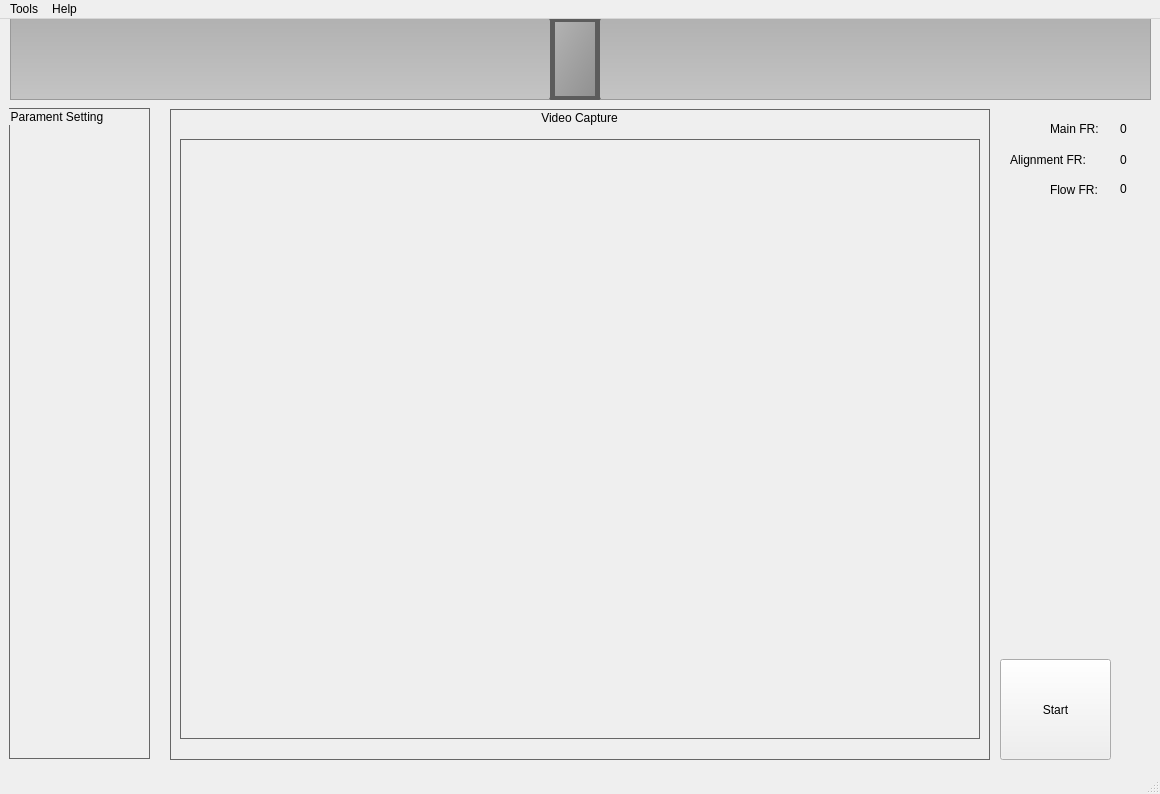
<?xml version="1.0" encoding="UTF-8"?>
<ui version="4.0">
 <class>MainWindow</class>
 <widget class="QMainWindow" name="MainWindow">
  <property name="geometry">
   <rect>
    <x>0</x>
    <y>0</y>
    <width>1160</width>
    <height>794</height>
   </rect>
  </property>
  <property name="cursor">
   <cursorShape>ArrowCursor</cursorShape>
  </property>
  <property name="windowTitle">
   <string>LivenessDetection2</string>
  </property>
  <widget class="QWidget" name="centralWidget">
   <widget class="QLabel" name="imageLabel">
    <property name="geometry">
     <rect>
      <x>180</x>
      <y>120</y>
      <width>800</width>
      <height>600</height>
     </rect>
    </property>
    <property name="styleSheet">
     <string notr="true">QLabel {
    border-width:1px;
   border-style:solid;
  border-color:#666666;
}</string>
    </property>
    <property name="text">
     <string/>
    </property>
   </widget>
   <widget class="QSlider" name="horizontalSlider">
    <property name="enabled">
     <bool>false</bool>
    </property>
    <property name="geometry">
     <rect>
      <x>10</x>
      <y>0</y>
      <width>1141</width>
      <height>81</height>
     </rect>
    </property>
    <property name="styleSheet">
     <string notr="true">QSlider::groove:horizontal {
    border: 1px solid #999999;
    height: 80px; /* the groove expands to the size of the slider by default. by giving it a height, it has a fixed size */
    background: qlineargradient(x1:0, y1:0, x2:0, y2:1, stop:0 #B1B1B1, stop:1 #c4c4c4);
    margin: 2px 0;
}

QSlider::handle:horizontal {
    background: qlineargradient(x1:0, y1:0, x2:1, y2:1, stop:0 #b4b4b4, stop:1 #8f8f8f);
    border: 5px solid #5c5c5c;
    width: 40px;
    margin: -2px 0; /* handle is placed by default on the contents rect of the groove. Expand outside the groove */
    border-radius: 3px;
}</string>
    </property>
    <property name="value">
     <number>49</number>
    </property>
    <property name="orientation">
     <enum>Qt::Horizontal</enum>
    </property>
   </widget>
   <widget class="QGroupBox" name="groupBox">
    <property name="geometry">
     <rect>
      <x>170</x>
      <y>90</y>
      <width>820</width>
      <height>651</height>
     </rect>
    </property>
    <property name="styleSheet">
     <string notr="true">QGroupBox {
    border-width:1px;
   border-style:solid;
  border-color:#666666;
}</string>
    </property>
    <property name="title">
     <string>Video Capture</string>
    </property>
    <property name="alignment">
     <set>Qt::AlignCenter</set>
    </property>
    <property name="flat">
     <bool>false</bool>
    </property>
   </widget>
   <widget class="QPushButton" name="startToRunButton">
    <property name="geometry">
     <rect>
      <x>1000</x>
      <y>640</y>
      <width>111</width>
      <height>101</height>
     </rect>
    </property>
    <property name="text">
     <string>Start</string>
    </property>
   </widget>
   <widget class="QLabel" name="mainFrameRateLabel">
    <property name="geometry">
     <rect>
      <x>1120</x>
      <y>100</y>
      <width>30</width>
      <height>20</height>
     </rect>
    </property>
    <property name="text">
     <string>0</string>
    </property>
   </widget>
   <widget class="QLabel" name="label">
    <property name="geometry">
     <rect>
      <x>1050</x>
      <y>100</y>
      <width>61</width>
      <height>20</height>
     </rect>
    </property>
    <property name="text">
     <string>Main FR:</string>
    </property>
   </widget>
   <widget class="QLabel" name="label_2">
    <property name="geometry">
     <rect>
      <x>1010</x>
      <y>131</y>
      <width>101</width>
      <height>20</height>
     </rect>
    </property>
    <property name="text">
     <string>Alignment FR:</string>
    </property>
   </widget>
   <widget class="QLabel" name="faceAlignmentFrameRate">
    <property name="geometry">
     <rect>
      <x>1120</x>
      <y>131</y>
      <width>30</width>
      <height>20</height>
     </rect>
    </property>
    <property name="text">
     <string>0</string>
    </property>
   </widget>
   <widget class="QLabel" name="label_4">
    <property name="geometry">
     <rect>
      <x>1050</x>
      <y>161</y>
      <width>60</width>
      <height>20</height>
     </rect>
    </property>
    <property name="text">
     <string>Flow FR:</string>
    </property>
   </widget>
   <widget class="QLabel" name="opticalFlowFrameRate">
    <property name="geometry">
     <rect>
      <x>1120</x>
      <y>160</y>
      <width>30</width>
      <height>20</height>
     </rect>
    </property>
    <property name="text">
     <string>0</string>
    </property>
   </widget>
   <widget class="QGroupBox" name="groupBox_2">
    <property name="geometry">
     <rect>
      <x>9</x>
      <y>89</y>
      <width>141</width>
      <height>651</height>
     </rect>
    </property>
    <property name="styleSheet">
     <string notr="true">QGroupBox {
    border-width:1px;
   border-style:solid;
  border-color:#666666;
}</string>
    </property>
    <property name="title">
     <string>Parament Setting</string>
    </property>
   </widget>
   <zorder>label</zorder>
   <zorder>label_2</zorder>
   <zorder>faceAlignmentFrameRate</zorder>
   <zorder>label_4</zorder>
   <zorder>opticalFlowFrameRate</zorder>
   <zorder>groupBox</zorder>
   <zorder>imageLabel</zorder>
   <zorder>horizontalSlider</zorder>
   <zorder>startToRunButton</zorder>
   <zorder>mainFrameRateLabel</zorder>
   <zorder>groupBox_2</zorder>
  </widget>
  <widget class="QMenuBar" name="menuBar">
   <property name="geometry">
    <rect>
     <x>0</x>
     <y>0</y>
     <width>1160</width>
     <height>25</height>
    </rect>
   </property>
   <widget class="QMenu" name="menu_1">
    <property name="title">
     <string>Tools</string>
    </property>
    <addaction name="action"/>
   </widget>
   <widget class="QMenu" name="menu_2">
    <property name="title">
     <string>Help</string>
    </property>
    <addaction name="action_2"/>
   </widget>
   <addaction name="menu_1"/>
   <addaction name="menu_2"/>
  </widget>
  <widget class="QStatusBar" name="statusBar"/>
  <action name="action">
   <property name="text">
    <string>参数设置...</string>
   </property>
  </action>
  <action name="action_2">
   <property name="text">
    <string>关于...</string>
   </property>
  </action>
 </widget>
 <layoutdefault spacing="6" margin="11"/>
 <resources/>
 <connections/>
</ui>
